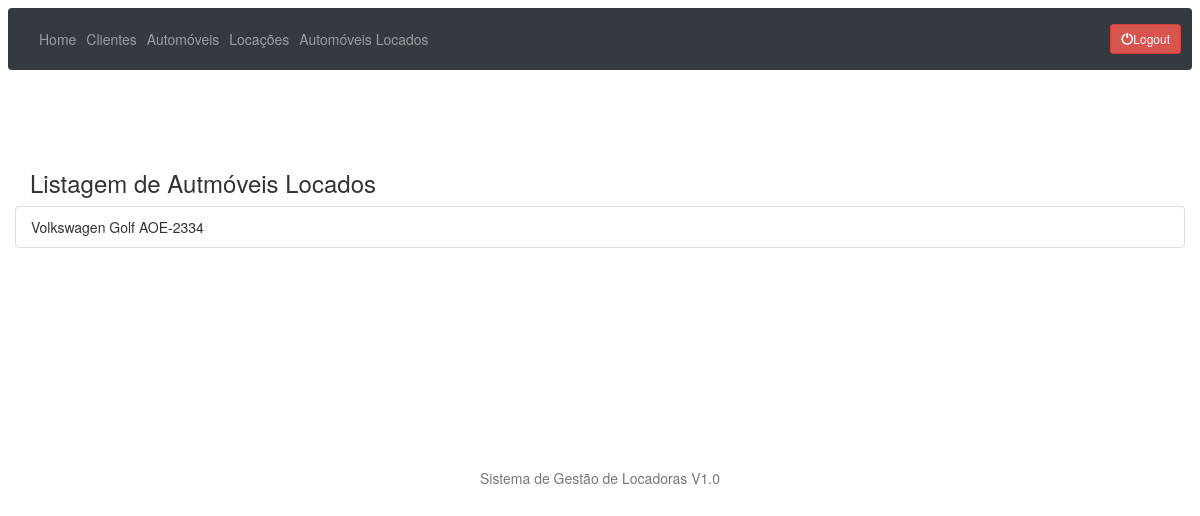
/automoveis/listlocados/ (signed in), run on an earlier commit of the app's database.
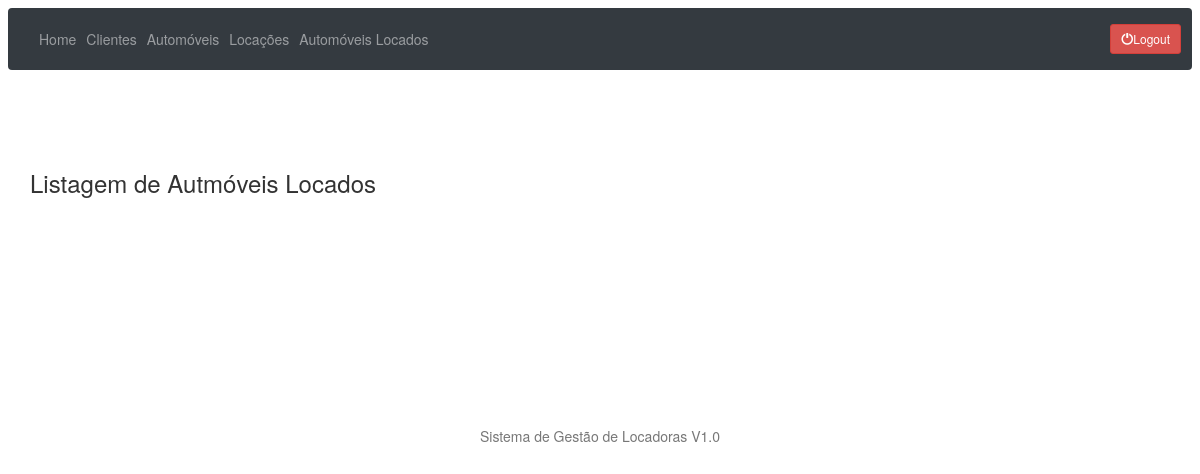
And on a later commit of the database.
### automoveis/models.py (models this page shows, shortened)
class Automovel(models.Model):
    marca = models.CharField(max_length=30)
    modelo = models.CharField(max_length=30)
    placa = models.CharField(max_length=30)
    foto = models.ImageField(upload_to='automoveis_fotos', null=True, blank=True)
    alugado = models.BooleanField(default=False)

### automoveis/views.py (the view)
# urls.py: path('listlocados/', automoveis_locados, name='automoveis_locados'),
@login_required()
def automoveis_locados(request):
    automoveislocados = Automovel.objects.filter(alugado=True)
    return render(request, 'automovel_locado.html', {'automoveislocados': automoveislocados})

### automoveis/templates/automovel_locado.html (shortened to what this page needs)
{% extends 'base.html' %}
{% block main %}
    <h3>Listagem de Autmóveis Locados</h3>
    <div class="row">
        <ul class="list-group">
            {% for automovel in automoveislocados %}
                <li class="list-group-item">
                    {{ automovel.marca }} {{ automovel.modelo }} {{ automovel.placa }}
                </li>
            {% endfor %}
        </ul>
    </div>
{% endblock %}

What changed in the data, as far as the page shows it:
removed Automovel: marca "Volkswagen", modelo "Golf", placa "AOE-2334"
